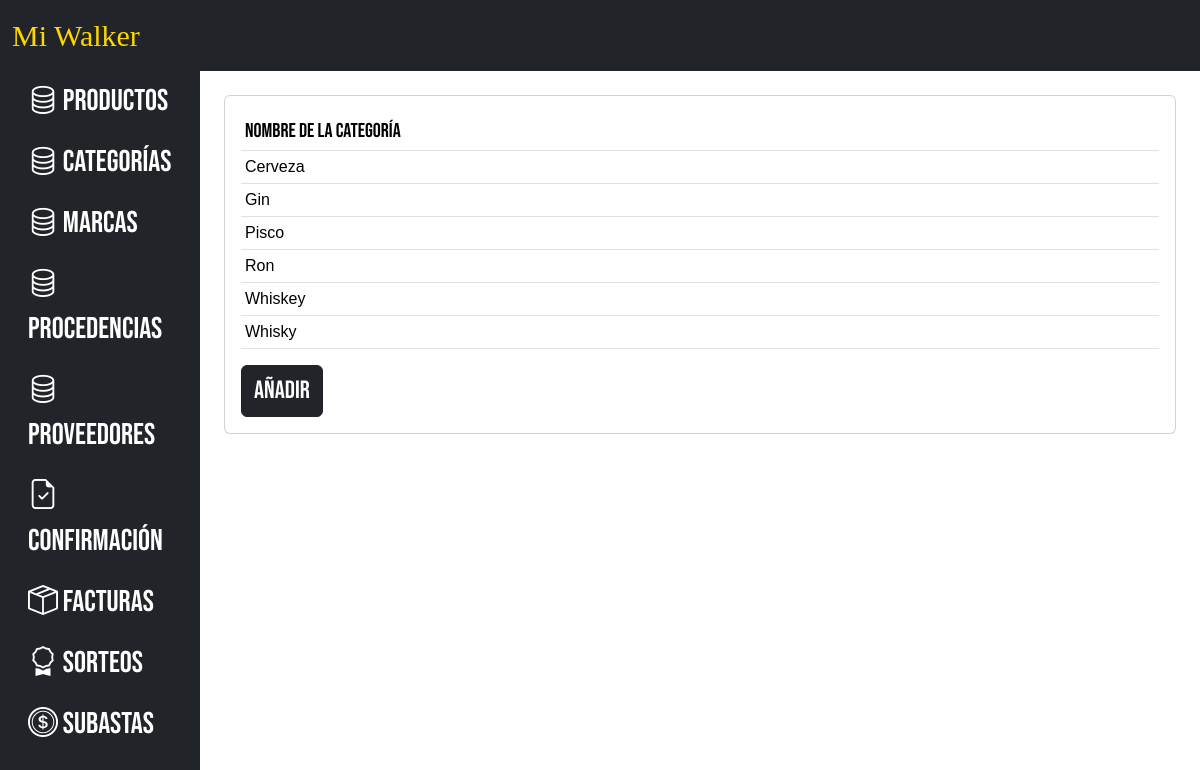
Screenshot of /productos/categoria/ (signed in) with the database file from the repository.
### productos/models.py (models this page shows, shortened)
class Categoria(models.Model):
    nombre = models.CharField(verbose_name="Categoría", max_length=255)

### productos/views.py (the view)
# urls.py: path("categoria/", views.categoria, name="categorias"),
@login_required
def categoria(request):
    categorias = models.Categoria.objects.all().order_by("nombre")
    context = {
        "categorias": categorias,
    }
    return render(request, "components/productos/leer_categorias.html", context)

### templates/components/productos/leer_categorias.html (shortened to what this page needs)
{% extends 'layouts/base_admin.html' %}
{% load widget_tweaks %}
{% block content %}
<div class="card">
    <div class="card-body">
        <table class="table table-sm">
            <thead>
                <th>Nombre de la categoría</th>
            </thead>
            <tbody>
                {% for categoria in categorias %}
                <tr>
                    <td>{{ categoria.nombre }}</td>
                </tr>
                {% empty %}
                <tr>
                    <td>No hay categorías registradas</td>
                </tr>
                {% endfor %}
            </tbody>
        </table>
        <a href="{% url 'add_categoria' %}" class="btn btn-dark">Añadir</a>
    </div>
</div>
{% endblock %}

### templates/components/productos/leer_categorias.html (style rules this page uses)
.btn.btn-dark { font-size: 25px; font-family: 'Bebas Neue'; }
th { font-size: 20px; font-family: "Bebas Neue"; font-weight: 400; }
tbody { font-family: "Arial"; }

### rows the page displays
Categoria: nombre "Cerveza"
Categoria: nombre "Gin"
Categoria: nombre "Pisco"
Categoria: nombre "Ron"
Categoria: nombre "Whiskey"
Categoria: nombre "Whisky"
